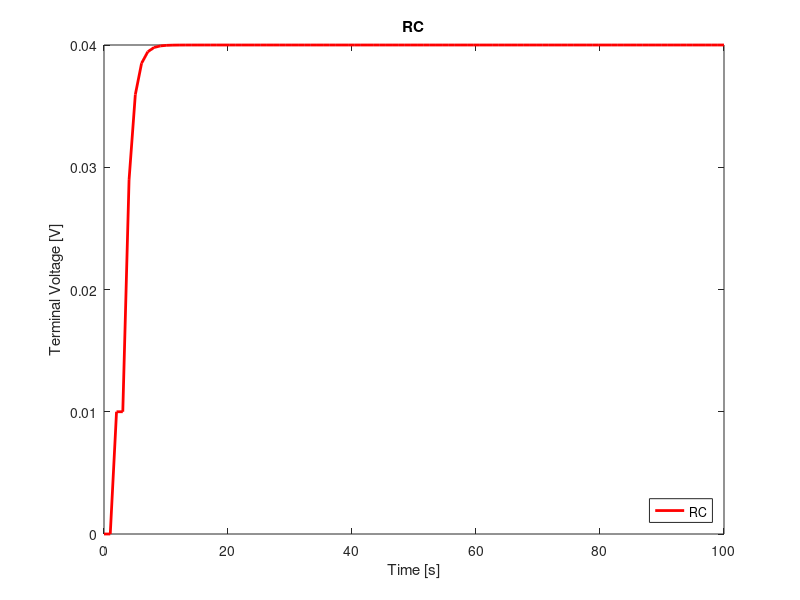

The MATLAB source for this figure:
clear;
clc;
close all;

%% variables
s = 100;
n = 3;
dt = 1;

%% pulse discharge
I_rc = [0; 10*ones(s-1, 1)];
time_rc = linspace(0, s, s);

i_r = zeros(n, 1);

%% nonlinear least squares
x_0 = [1e-3; 1e-3; 1e3; 1e-3; 1e3; 1e-3; 1e3];
% r0 = 3.74e-3;
% r1 = 0.56e-3;
% c1 = 367.98;
% r2 = 0.34e-3;
% c2 = 63.16e3;
% r3 = 0.025e-3;
% c3 = 0.173e6;
% x_0 = [r0, r1, c1, r2, c2, r3, c3];

%% simulate rc
r0 = x_0(1);
for k = 1:n
    r(k) = x_0(2*k);
    c(k) = x_0(2*k+1);
end
for j = 1:n
    f(j) = exp(-dt/(r(j).*c(j)));
end
for k = 1:s-1
    i_r(:, k+1) = diag(f)*i_r(:, k) + (ones(n, 1)-f')*I_rc(k);
    v_c(:, k+1) = i_r(:,k).*r';
    v_t(k+1) = sum(v_c(:, k)) + I_rc(k).*r0;
end

%% plot
figure(1);
plot(time_rc, v_t, 'r', 'LineWidth', 2)
xlabel('Time [s]')
ylabel('Terminal Voltage [V]')
title('RC')
legend('RC', 'location', 'southeast') 
